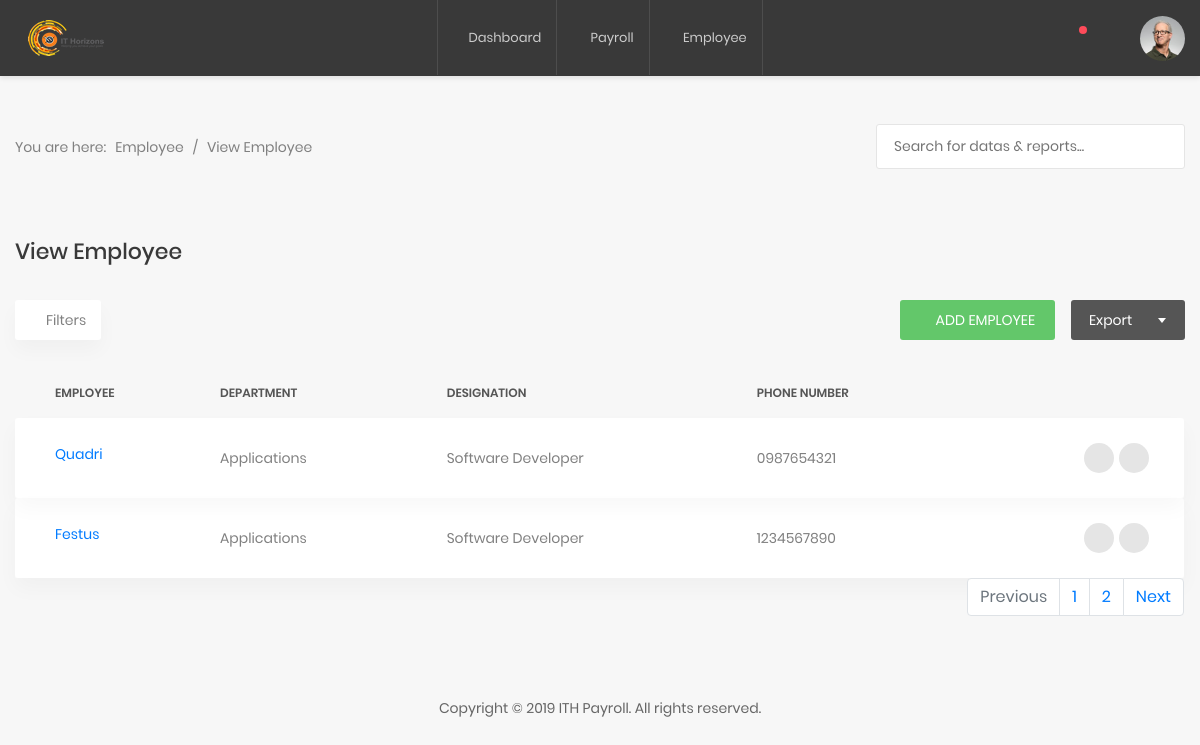
/employee/ (signed in), run on an earlier commit of the app's database.
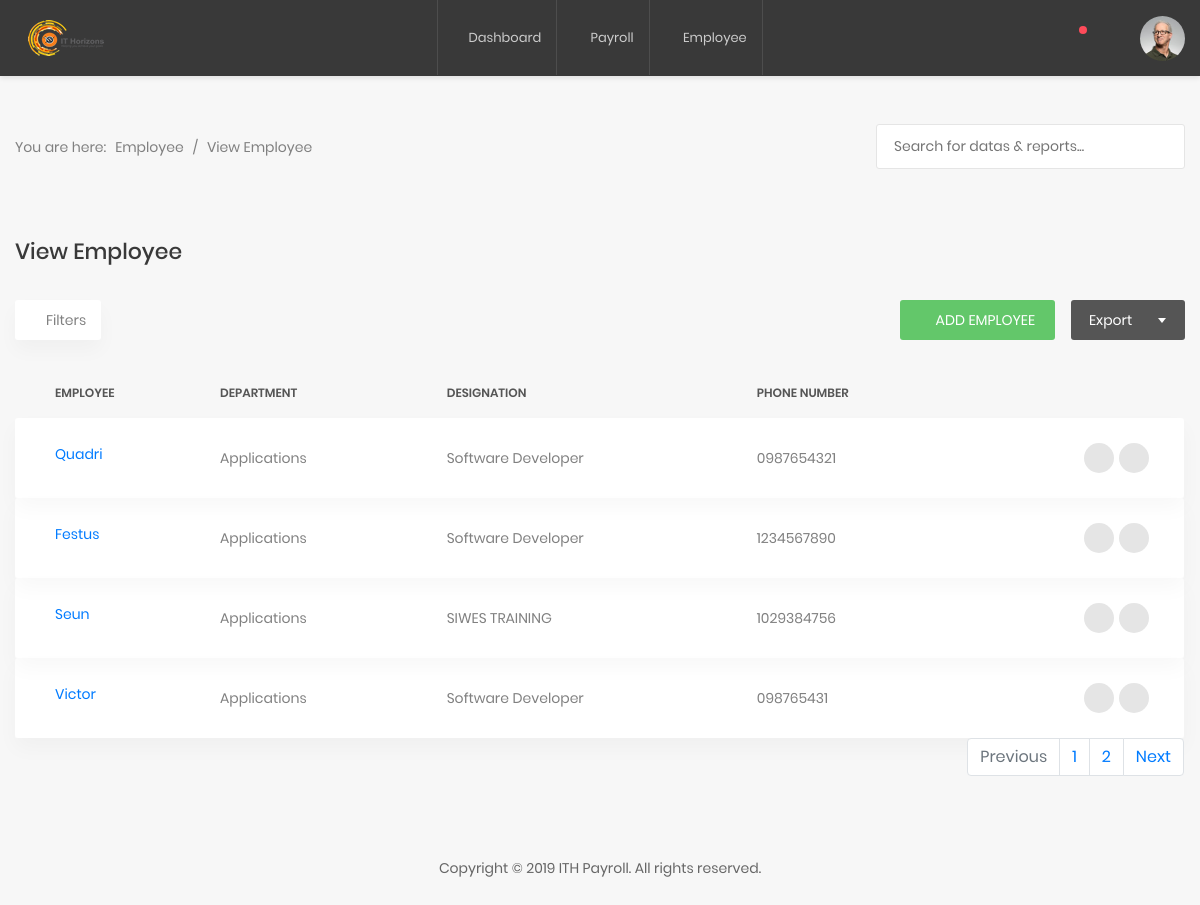
And on a later commit of the database.
### employees/models.py (models this page shows, shortened)
class Employee(models.Model):
    deps = (
    ('Applications', 'Applications'), ('Network & Security','Network & Security'),
    ('Solutions', 'Solutions'),('Human Resource', 'Human Resource'),
     ('Sales', 'Sales'), ('Finance', 'Finance'), ('Infrastructure', 'Infrastructure'),
    ('Projects', 'Projects'), ('Research & Development', 'Research & Development')
    )
    first_name = models.CharField(max_length=100)
    last_name = models.CharField(max_length=100)
    department = models.CharField(max_length=100, choices=deps)
    designation = models.CharField(max_length=100)
    phone_number = models.CharField(max_length=100)
    bank_name = models.CharField(max_length=100, null=True)
    account_number = models.IntegerField(null = True)
    account_type = models.CharField(max_length=100, null=True)

### employees/views.py (the view)
# urls.py: path('', index, name='employees'),
@login_required
def index(request):
	employees = Employee.objects.all()
	return render(request, 'payroll/employees_index.html', {'employees': employees})

### templates/payroll/employees_index.html (shortened to what the changed rows need)
{% extends 'payroll/index.html' %}
{% load widget_tweaks %}
          {% block content %}
            <section class="p-t-20">
                <div class="container">
                    <div class="row">
                        <div class="col-md-12">
                            <div class="table-responsive table-responsive-data2">
                                <table class="table table-data2">
                                    <thead>
                                        <tr>
                                            <th>Employee</th>
                                            <th>Department</th>
                                            <th>Designation</th>
                                            <th>Phone Number</th>
                                        </tr>
                                    </thead>
                                    <tbody>
                                      {% for employee in employees %}
                                        <tr class="tr-shadow">
                                            <td>
                                              <a href="{% url 'employee_detail' employee.id %}">{{ employee.first_name }} {{ s.last_name }} </a></td>
                                            <td>
                                              {{ employee.department }}
                                            </td>
                                            <td>{{ employee.designation }}</td>
                                            <td>{{ employee.phone_number }}</td>
                                            <td>
                                                <div class="table-data-feature">
                                                    <button class="item" data-toggle="tooltip" data-placement="top" title="Edit">
                                                      <a href="{% url 'edit_employee' employee.id%}">
                                                        <i class="zmdi zmdi-edit"></i>
                                                      </a>
                                                    </button>
                                                    <button class="item" data-toggle="tooltip" data-placement="top" title="Delete">
                                                      <a href="{% url 'delete_employee' employee.id %}">
                                                        <i class="zmdi zmdi-delete"></i>
                                                      </a>
                                                    </button>
                                                </div>
                                            </td>
                                        </tr>
                                        {% endfor %}
                                    </tbody>
                                </table>
                            </div>
                        </div>
                    </div>
                </div>
            </section>
            {% endblock %}

What changed in the data, as far as the page shows it:
added Employee: first_name "Seun", department "Applications", designation "SIWES TRAINING", phone_number "1029384756"
added Employee: first_name "Victor", department "Applications", designation "Software Developer", phone_number "098765431"
